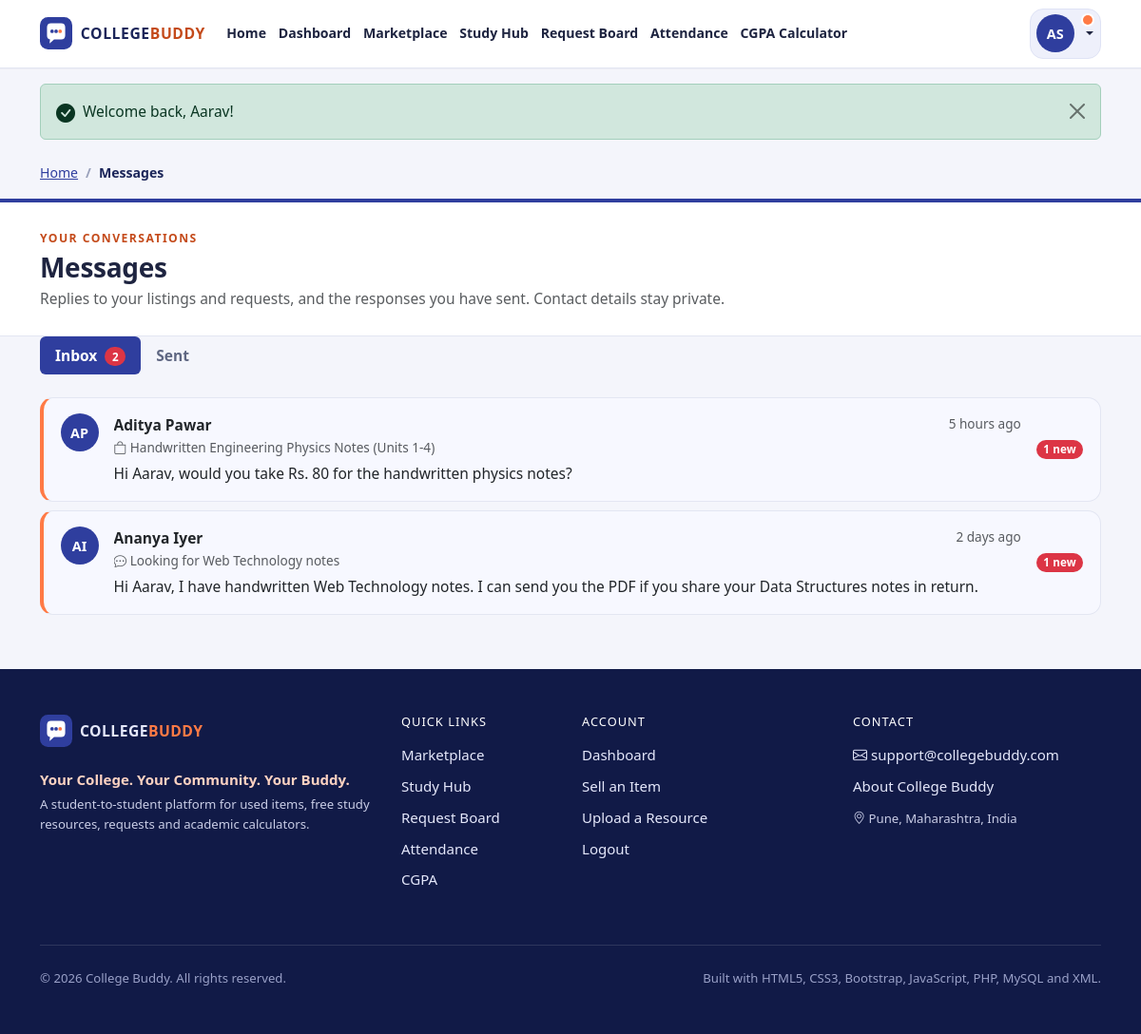
The app's page /messages.php (signed in) with its own data.
### tables this page shows
CREATE TABLE users (
    id          INT UNSIGNED NOT NULL AUTO_INCREMENT,           
    full_name   VARCHAR(100) NOT NULL,
    email       VARCHAR(150) NOT NULL,                          
    password    VARCHAR(255) NOT NULL,                          
    branch      VARCHAR(50)  NOT NULL,                          
    year        TINYINT UNSIGNED NOT NULL,                      
    semester    TINYINT UNSIGNED NOT NULL,                      
    role        ENUM('student', 'admin') NOT NULL DEFAULT 'student',
    created_at  TIMESTAMP NOT NULL DEFAULT CURRENT_TIMESTAMP,
    PRIMARY KEY (id),
    UNIQUE KEY uq_users_email (email),
    KEY idx_users_role (role)
);

CREATE TABLE messages (
    id            INT UNSIGNED NOT NULL AUTO_INCREMENT,
    sender_id     INT UNSIGNED NOT NULL,                        
    receiver_id   INT UNSIGNED NOT NULL,                        
    context_type  ENUM('listing', 'request') NOT NULL,          
    context_id    INT UNSIGNED NOT NULL,                        
    body          TEXT NOT NULL,
    is_read       TINYINT(1) NOT NULL DEFAULT 0,
    created_at    TIMESTAMP NOT NULL DEFAULT CURRENT_TIMESTAMP,
    PRIMARY KEY (id),
    KEY idx_messages_receiver (receiver_id, is_read),
    KEY idx_messages_sender (sender_id),
    KEY idx_messages_context (context_type, context_id),
    CONSTRAINT fk_messages_sender FOREIGN KEY (sender_id) REFERENCES users (id) ON DELETE CASCADE,
    CONSTRAINT fk_messages_receiver FOREIGN KEY (receiver_id) REFERENCES users (id) ON DELETE CASCADE
);

### includes/auth.php (called while the page is built, shortened)
<?php
require_once __DIR__ . '/db.php';
require_once __DIR__ . '/functions.php';
function current_user(): ?array
{
    static $cached = false;
    if ($cached !== false) {
        return $cached;
    }
    $id = (int) ($_SESSION['user_id'] ?? 0);
    $row = db_select_one(
        'SELECT id, full_name, email, branch, year, semester, role, created_at FROM users WHERE id = ?',
        'i',
        [$id]
    );
    return $cached = $row;
}
function is_logged_in(): bool
{
    return current_user() !== null;
}
function require_login(string $message = 'Please login to continue.'): void
{
    if (!is_logged_in()) {
        set_flash('warning', $message);
        redirect('login.php?next=' . urlencode(current_relative_url()));
    }
}

### includes/db.php (called while the page is built, shortened)
<?php
function db(): mysqli
{
    static $conn = null;
    if ($conn === null) {
        $conn = new mysqli(DB_HOST, DB_USER, DB_PASS, DB_NAME);
        $conn->set_charset('utf8mb4');
        $conn->query("SET time_zone = '+05:30'");
    }
    return $conn;
}
function db_select(string $sql, string $types = '', array $params = []): array
{
    $stmt = db()->prepare($sql);
    if ($types !== '') {
        $stmt->bind_param($types, ...$params);
    }
    $stmt->execute();
    $rows = $stmt->get_result()->fetch_all(MYSQLI_ASSOC);
    return $rows;
}
function db_select_one(string $sql, string $types = '', array $params = []): ?array
{
    $rows = db_select($sql, $types, $params);
    return $rows[0] ?? null;
}
function db_count(string $sql, string $types = '', array $params = []): int
{
    $row = db_select_one($sql, $types, $params);
    return $row ? (int) reset($row) : 0;
}

### messages.php (the view, shortened to what this page needs)
<?php
require_once __DIR__ . '/includes/auth.php';
require_login('Please login to read your messages.');
$me = current_user();
$myId = (int) $me['id'];
    ?>
    <?php
$box = read_text('box', 'inbox') === 'sent' ? 'sent' : 'inbox';
$all = db_select(
    'SELECT m.*, s.full_name AS sender_name, r.full_name AS receiver_name
     FROM messages m
     JOIN users s ON s.id = m.sender_id
     JOIN users r ON r.id = m.receiver_id
     WHERE m.sender_id = ? OR m.receiver_id = ?
     ORDER BY m.created_at DESC, m.id DESC
     LIMIT 300',
    'ii',
    [$myId, $myId]
);
$conversations = [];
foreach ($all as $m) {
    $iAmSender = (int) $m['sender_id'] === $myId;
    $partnerId = $iAmSender ? (int) $m['receiver_id'] : (int) $m['sender_id'];
    $key = $m['context_type'] . ':' . $m['context_id'] . ':' . $partnerId;
    if (!isset($conversations[$key])) {
        $conversations[$key] = [
            'type' => $m['context_type'],
            'ctx' => (int) $m['context_id'],
            'with' => $partnerId,
            'partner' => $iAmSender ? $m['receiver_name'] : $m['sender_name'],
            'last' => $m,
            'unread' => 0,
            'sent' => false,
            'received' => false,
        ];
    }
    if (!$iAmSender) {
        $conversations[$key]['received'] = true;
        if (!(int) $m['is_read']) {
            $conversations[$key]['unread']++;
        }
    } else {
        $conversations[$key]['sent'] = true;
    }
}
$listingIds = array_unique(array_map(fn($c) => $c['ctx'], array_filter($conversations, fn($c) => $c['type'] === 'listing')));
$requestIds = array_unique(array_map(fn($c) => $c['ctx'], array_filter($conversations, fn($c) => $c['type'] === 'request')));
$titles = [];
if ($listingIds) {
    foreach (db_select('SELECT id, title FROM listings WHERE id IN (' . implode(',', array_map('intval', $listingIds)) . ')') as $row) {
        $titles['listing:' . $row['id']] = $row['title'];
    }
}
if ($requestIds) {
    foreach (db_select('SELECT id, title FROM requests WHERE id IN (' . implode(',', array_map('intval', $requestIds)) . ')') as $row) {
        $titles['request:' . $row['id']] = $row['title'];
    }
}
$list = array_filter($conversations, fn($c) => $box === 'sent' ? $c['sent'] : $c['received']);
$totalUnread = array_sum(array_column($conversations, 'unread'));
$activeNav = '';
$breadcrumbs = [['Messages', '']];
require __DIR__ . '/includes/header.php';
?>
<section class="container pb-5">
    <ul class="nav nav-pills cb-tabs mb-4" role="tablist">
        <li class="nav-item"><a class="nav-link<?= $box === 'inbox' ? ' active' : '' ?>" href="<?= href('messages.php?box=inbox') ?>">Inbox
            <?php if ($totalUnread > 0): ?><span class="badge rounded-pill bg-danger ms-1"><?= $totalUnread ?></span><?php endif; ?></a></li>
        <li class="nav-item"><a class="nav-link<?= $box === 'sent' ? ' active' : '' ?>" href="<?= href('messages.php?box=sent') ?>">Sent</a></li>
    </ul>
    <?php if (!$list): ?>
        <?php render_empty('bi-chat-left-dots', $box === 'sent' ? 'You have not sent any messages yet.' : 'Your inbox is empty.',
            'Contact a seller from a marketplace listing, or respond to a request on the Request Board.',
            '<a class="btn btn-outline-primary" href="' . href('marketplace.php') . '">Browse marketplace</a>'
            . '<a class="btn btn-primary" href="' . href('requests.php') . '">Request Board</a>'); ?>
    <?php else: ?>
        <div class="list-group cb-conv-list">
            <?php foreach ($list as $c):
                $itemTitle = $titles[$c['type'] . ':' . $c['ctx']] ?? null;
                $preview = $c['last'];
                $lastFromMe = (int) $preview['sender_id'] === $myId;
                ?>
                <a class="list-group-item list-group-item-action cb-conv d-flex gap-3 align-items-start<?= $c['unread'] ? ' is-unread' : '' ?>"
                   href="<?= href('messages.php?type=' . $c['type'] . '&ctx=' . $c['ctx'] . '&with=' . $c['with']) ?>">
                    <span class="cb-avatar"><?= e(initials($c['partner'])) ?></span>
                    <span class="flex-grow-1 min-w-0">
                        <span class="d-flex justify-content-between gap-2">
                            <span class="fw-semibold text-truncate"><?= e($c['partner']) ?></span>
                            <span class="small text-muted text-nowrap"><?= e(time_ago($preview['created_at'])) ?></span>
                        </span>
                        <span class="d-block small text-muted text-truncate">
                            <i class="bi <?= $c['type'] === 'listing' ? 'bi-bag' : 'bi-chat-dots' ?>"></i>
                            <?= $itemTitle !== null ? e($itemTitle) : 'Item no longer available' ?>
                        </span>
                        <span class="d-block text-truncate mt-1"><?= $lastFromMe ? '<span class="text-muted">You:</span> ' : '' ?><?= e($preview['body']) ?></span>
                    </span>
                    <?php if ($c['unread']): ?><span class="badge rounded-pill bg-danger align-self-center"><?= $c['unread'] ?> new</span><?php endif; ?>
                </a>
            <?php endforeach; ?>
        </div>
    <?php endif; ?>
</section>
<?php require __DIR__ . '/includes/footer.php'; ?>

### includes/header.php (shortened to what this page needs)
<?php
$activeNav = $activeNav ?? '';
$breadcrumbs = $breadcrumbs ?? [];
$me = current_user();
$flashes = get_flashes();
$unread = $me ? unread_message_count((int) $me['id']) : 0;
$navLinks = ['home' => ['Home', 'index.php']];
if ($me) {
    $navLinks['dashboard'] = ['Dashboard', 'dashboard.php'];
}
$navLinks += [
    'marketplace' => ['Marketplace', 'marketplace.php'],
    'study' => ['Study Hub', 'study.php'],
    'requests' => ['Request Board', 'requests.php'],
    'attendance' => ['Attendance', 'attendance.php'],
    'cgpa' => ['CGPA Calculator', 'cgpa.php'],
];
$flashIcons = [
    'success' => 'bi-check-circle-fill', 'danger' => 'bi-exclamation-octagon-fill',
    'warning' => 'bi-exclamation-triangle-fill', 'info' => 'bi-info-circle-fill',
];
?>
<!doctype html>
<html lang="en">
<head>
    <link rel="stylesheet" href="<?= href('css/vendor/bootstrap.min.css') ?>">
    <link rel="stylesheet" href="<?= href('css/vendor/bootstrap-icons.min.css') ?>">
    <link rel="stylesheet" href="<?= href('css/style.css') ?>">
</head>
<body class="cb-body d-flex flex-column min-vh-100">
<header>
    <nav class="navbar navbar-expand-xl cb-navbar sticky-top" aria-label="Main navigation">
        <div class="container">
            <a class="navbar-brand cb-brand" href="<?= href('index.php') ?>" aria-label="College Buddy home">
                <img src="<?= href('images/logo.svg') ?>" alt="" width="34" height="34">
                <span class="cb-brand-text">COLLEGE<span class="cb-brand-accent">BUDDY</span></span>
            </a>
            <div class="collapse navbar-collapse" id="cbNavMenu">
                <ul class="navbar-nav me-auto align-items-xl-center">
                    <?php foreach ($navLinks as $key => [$label, $path]): ?>
                        <li class="nav-item">
                            <a class="nav-link<?= $activeNav === $key ? ' active' : '' ?>" href="<?= href($path) ?>"<?= $activeNav === $key ? ' aria-current="page"' : '' ?>><?= e($label) ?></a>
                        </li>
                    <?php endforeach; ?>
                </ul>
                <div class="d-flex flex-column flex-xl-row align-items-stretch align-items-xl-center gap-2 cb-nav-actions">
                    <?php if ($me): ?>
                        <div class="dropdown">
                            <button class="btn cb-user-btn dropdown-toggle w-100 d-flex align-items-center gap-2" type="button"
                                    data-bs-toggle="dropdown" aria-expanded="false">
                                <span class="cb-avatar"><?= e(initials($me['full_name'])) ?></span>
                                <?php if ($unread > 0): ?><span class="cb-dot" title="<?= $unread ?> unread messages"></span><?php endif; ?>
                            </button>
                        </div>
                    <?php else: ?>
                        <a class="btn btn-outline-primary" href="<?= href('login.php') ?>"><i class="bi bi-box-arrow-in-right"></i> Login</a>
                        <a class="btn btn-primary" href="<?= href('register.php') ?>">Register</a>
                    <?php endif; ?>
                </div>
            </div>
        </div>
    </nav>
</header>
<main id="main-content" class="flex-grow-1">
    <?php if (!empty($flashes)): ?>
        <div class="container pt-3 cb-flash-zone">
            <?php foreach ($flashes as $flash): ?>
                <div class="alert alert-<?= e($flash['type']) ?> alert-dismissible fade show d-flex align-items-start gap-2 mb-2"
                     role="alert" data-autohide="7000">
                    <i class="bi <?= e($flashIcons[$flash['type']] ?? 'bi-info-circle-fill') ?> fs-5 lh-1 mt-1"></i>
                    <div class="flex-grow-1"><?= e($flash['message']) ?></div>
                    <button type="button" class="btn-close" data-bs-dismiss="alert" aria-label="Close"></button>
                </div>
            <?php endforeach; ?>
        </div>
    <?php endif; ?>
    <?php if (!empty($breadcrumbs)): ?>
        <div class="container pt-3">
            <nav aria-label="breadcrumb">
                <ol class="breadcrumb cb-breadcrumb mb-0">
                    <li class="breadcrumb-item"><a href="<?= href('index.php') ?>">Home</a></li>
                    <?php foreach ($breadcrumbs as $i => $crumb): ?>
                        <?php if ($i === array_key_last($breadcrumbs) || empty($crumb[1])): ?>
                            <li class="breadcrumb-item active" aria-current="page"><?= e($crumb[0]) ?></li>
                        <?php else: ?>
                            <li class="breadcrumb-item"><a href="<?= href($crumb[1]) ?>"><?= e($crumb[0]) ?></a></li>
                        <?php endif; ?>
                    <?php endforeach; ?>
                </ol>
            </nav>
        </div>
    <?php endif; ?>

### css/style.css (style rules this page uses)
:root { --cb-primary: #2f3e9e; --cb-primary-dark: #1f2b74; --cb-primary-ink: #1b2559; --cb-accent: #ff7a45; --cb-accent-dark: #c44a1a; --cb-bg: #f4f5fb; --cb-surface: #ffffff; --cb-text: #1e2440; --cb-muted: #5f6782; --cb-border: #e3e6f2; --cb-soft: #eef0fb; --cb-footer: #111a47; --cb-radius: 18px; --cb-shadow: 0 1px 2px rgba(20, 28, 70, .06), 0 8px 24px rgba(20, 28, 70, .06); --cb-shadow-hover: 0 2px 4px rgba(20, 28, 70, .08), 0 16px 36px rgba(20, 28, 70, .13); --cb-font: system-ui, -apple-system, "Segoe UI", Roboto, "Helvetica Neue", Arial, "Noto Sans", sans-serif; }
html { scroll-behavior: smooth; }
body.cb-body { font-family: var(--cb-font); background: var(--cb-bg); color: var(--cb-text); font-size: 0.97rem; line-height: 1.6; }
a { color: var(--cb-primary); }
.min-w-0 { min-width: 0; }
main#main-content { min-height: 40vh; }
.btn { border-radius: 12px; }
.nav-pills { --bs-nav-pills-link-active-bg: var(--cb-primary); --bs-nav-link-color: var(--cb-muted); --bs-nav-link-font-weight: 600; }
.badge { font-weight: 600; letter-spacing: .01em; }
.cb-navbar { background: var(--cb-surface); border-bottom: 1px solid var(--cb-border); box-shadow: 0 1px 0 rgba(20, 28, 70, .03); padding-top: .55rem; padding-bottom: .55rem; }
.cb-navbar .nav-link { color: var(--cb-text); font-weight: 600; font-size: .9rem; border-radius: 10px; padding: .5rem .55rem; white-space: nowrap; }
.cb-brand { display: inline-flex; align-items: center; gap: .55rem; font-weight: 800; color: var(--cb-primary-ink); text-decoration: none; letter-spacing: .03em; }
.cb-brand-text { font-size: 1.05rem; }
.cb-brand-accent { color: var(--cb-accent-dark); }
.cb-nav-actions .btn { white-space: nowrap; }
.cb-user-btn { position: relative; background: var(--cb-soft); color: var(--cb-text); border: 1px solid #dfe3f5; border-radius: 14px; padding: .35rem .65rem .35rem .4rem; min-width: 180px; }
.cb-dot { position: absolute; top: 6px; right: 8px; width: 10px; height: 10px; border-radius: 50%; background: var(--cb-accent); box-shadow: 0 0 0 2px #fff; }
.cb-avatar { width: 40px; height: 40px; border-radius: 50%; background: var(--cb-primary); color: #fff; display: inline-grid; place-items: center; font-weight: 700; font-size: .9rem; flex: none; }
.cb-breadcrumb { font-size: .88rem; --bs-breadcrumb-divider-color: #9aa1bb; }
.cb-breadcrumb .breadcrumb-item.active { color: var(--cb-primary-ink); font-weight: 600; }
.cb-conv-list .cb-conv { border: 1px solid var(--cb-border); border-radius: 14px; margin-bottom: .6rem; padding: 1rem 1.1rem; background: var(--cb-surface); }
.cb-conv-list .cb-conv.is-unread { background: #f7f8ff; border-left: 4px solid var(--cb-accent); }
@media (min-width: 1200px) and (max-width: 1399.98px) { .cb-navbar .navbar-nav .nav-link { font-size: .88rem; padding: .5rem .4rem; } }
@media (min-width: 1200px) and (max-width: 1399.98px) { .cb-brand-text { font-size: .98rem; } }
@media (min-width: 1200px) and (max-width: 1399.98px) { .cb-user-btn { min-width: 0; padding: .35rem .45rem .35rem .35rem; } }

### records on screen
users: full_name "AS"
messages: sender.full_name "AP", sender.full_name "Aditya Pawar", created_at "5 hours ago", itemTitle "Handwritten Engineering Physics Notes (Units 1-4)", body "Hi Aarav, would you take Rs. 80 for the handwritten physics notes?", unread "1"
messages: sender.full_name "AI", sender.full_name "Ananya Iyer", created_at "2 days ago", itemTitle "Looking for Web Technology notes", body "Hi Aarav, I have handwritten Web Technology notes. I can send you the PDF if you share your Data Structures notes in return.", unread "1"

### other values on screen
$label "Home"
$label "Dashboard"
$label "Marketplace"
$label "Study Hub"
$label "Request Board"
$label "Attendance"
$label "CGPA Calculator"
$flash['message'] "Welcome back, Aarav!"
$crumb[0] "Messages"
$eyebrow "YOUR CONVERSATIONS"
$title "Messages"
$subtitle "Replies to your listings and requests, and the responses you have sent. Contact details stay private."
$totalUnread "2"
